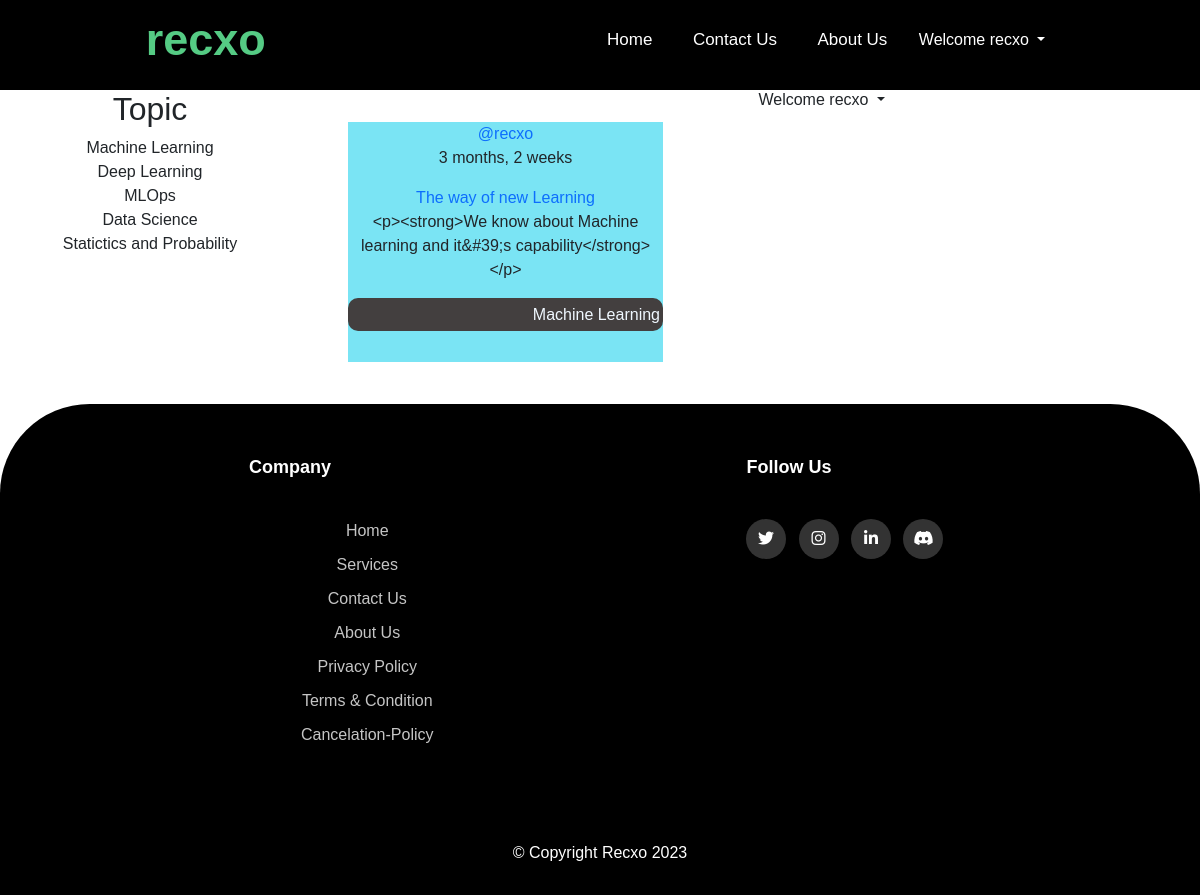
Page /blog/ (signed in) on the committed database.
### blog/models.py (models this page shows, shortened)
class Topic(models.Model):
    name = models.CharField(max_length=200)
    def __str__(self):
        return self.name

class BlogPost(models.Model):
    author = models.ForeignKey(User, on_delete=models.SET_NULL, null=True)
    topic = models.ForeignKey(Topic, on_delete=models.SET_NULL, null=True)
    name = models.CharField(max_length=200)
    content = RichTextField(null=True, blank=True)
    participants = models.ManyToManyField(
        User, related_name='participants', blank=True)
    updated = models.DateTimeField(auto_now=True)
    created = models.DateTimeField(auto_now_add=True)
    class Meta:
        ordering = ['-updated', '-created']

### blog/views.py (the view)
# urls.py: path('',views.home,name='blog-home'),
def home(request):
    topics = Topic.objects.all()
    blogPosts = BlogPost.objects.all()
    context = {'topics': topics, 'blogposts': blogPosts}
    return render(request, 'blog/home.html', context)

### blog/templatetags/custom_filters.py (called while the page is built)
@register.filter
def limit_characters(value, char_count):
    if len(value) <= char_count:
        return value
    return value[:char_count] + ' ...'

### templates/blog/home.html (shortened to what this page needs)
{% extends 'blog_base.html'%} {% block title%} blog{% endblock title%}
{% block body%}
<section id="section-1">
  <div class="sub-section-1">
    <div class="box">
      <div class="blog_topic item">
        {% include 'blog/topic_component.html'%}
      </div>
      <div class="blog_feed item">
        {% include 'blog/blog_feed_component.html'%}
      </div>
    </div>
  </div>
</section>
{% endblock body %}

### templates/blog_navbar.html (shortened to what this page needs)
{% load static %}
<!DOCTYPE html>
<html lang="en">
  <head>
    <link rel="stylesheet" href="{% static 'style/navbar.css'%}" />
  </head>
  <body>
    <nav>
      <div class="nav-items">
        <label class="name">recxo</label>
        <div class="nav-links">
          <ul>
            <li class="item"><a class="_nav-items" href="{% url 'blog-home' %}">Home</a></li>
            <li class="item">
              <a class="_nav-items" href="{% url 'contact'%}">Contact Us</a>
            </li>
            <li class="item">
                <a class="_nav-items" href="{% url 'about'%}">About Us</a>
            </li>
            {% if user.is_authenticated %}
            <li id="item-dropdown">
              <ul class="navbar-nav ml-auto mx-1">
                <li class="nav-item dropdown">
                  <a
                    class="nav-link dropdown-toggle"
                    href="#"
                    role="button"
                    data-bs-toggle="dropdown"
                    aria-expanded="false"
                  >
                    Welcome {{request.user}}
                  </a>
                </li>
              </ul>
            </li>
            {% else %}
            <li class="item" id="signin">
              <a class="signin" class="_nav-items" href="{% url 'login'%}"
                >Log in</a
              >
            </li>
            {% endif %}
            <li id="min-scrn-dropdown">
              <ul class="navbar-nav ml-auto mx-1">
                <li class="nav-item dropdown">
                  <a
                    class="nav-link dropdown-toggle"
                    href="#"
                    role="button"
                    data-bs-toggle="dropdown"
                    aria-expanded="false"
                  >
                    Welcome {{request.user}}
                  </a>
                </li>
              </ul>
            </li>
          </ul>
        </div>
      </div>
    </nav>
  </body>
</html>

### templates/blog/topic_component.html
<h2>Topic</h2>
{% for topic in topics%}
<li>{{topic}}</li>
{% endfor %}

### templates/blog/blog_feed_component.html (shortened to what this page needs)
{% load custom_filters %}
<div class="div">
  {% for blog in blogposts %}
  <a href="/">
    <div class="blogPostBlog">
      <div class="blogPostBlog__header">
        <a href="{% url 'blog-user-profile' blog.author.id%}">
          <div>@{{blog.author}}</div>
        </a>
        <p>{{blog.created|timesince}}</p>
      </div>
      <div class="blogPostBlog__content">
        <a href=""> {{blog.name}} </a>
        <p>{{blog.content|limit_characters:200}}</p>
      </div>
      <div class="blogPostBlog__meta">
        <h6>{{blog.topic}}</h6>
      </div>
    </div>
  </a>
  {% endfor %}
</div>

### static/style/blog.css (style rules this page uses)
:root { --color-green: #55cb84 }

### static/style/navbar.css (style rules this page uses)
* { margin: 0; padding: 0; text-decoration: none; list-style: none; box-sizing: border-box; }
:root { --color-main : #55cb84; --color-black : black; --color-white : white; --color-fade-white: #f1f1f1; --font-oxygen: 'Oxygen', sans-serif; --font-poppins: 'Poppins', sans-serif; }
a { text-decoration: none; }
nav { background-color: black; height: 90px; width: 100%; position: sticky; top: 0px; z-index: 100; }
nav .nav-items .name { color: var(--color-main); font-size: 45px; font-weight: bold; line-height: 80px; font-family: var(--font-poppins); }
.nav-items { justify-content: flex-end; display: flex; max-width: 1450px; margin: 0px auto; }
nav .nav-items { display: flex; justify-content: space-around; }
.nav-items .item { display: inline-block; line-height: 80px; margin: 0 5px; }
.nav-items ._nav-items { color: var(--color-white); font-family: var(--font-poppins); font-size: 17px; padding: 7px 13px; }
.nav-items #item-dropdown { color: var(--color-white); display: inline-block; margin: 0 5px; }

### static/style/footer.css (style rules this page uses)
:root { --color-main : #55cb84; --color-black : black; --color-white : white; --color-fade-white: #f1f1f1; --font-oxygen: 'Oxygen', sans-serif; --font-poppins: 'Poppins', sans-serif; }
* { margin: 0; padding: 0; text-decoration: none; list-style: none; box-sizing: border-box; font-family: var(--font-oxygen); }
a { text-decoration: none; }

### templates/blog/home.html (style rules this page uses)
* { text-align: center; }
#section-1 .sub-section-1 { display: flex; max-width: 1450px; margin: 0px auto; }
#section-1 .box { display: grid; grid-template-columns: 1fr 3fr; width: 100%; }

### templates/blog/blog_feed_component.html (style rules this page uses)
.div { display: flex; flex-wrap: wrap; }
.blogPostBlog { height: 15rem; margin: 2em 3rem; width: 35%; background-color: rgba(64, 216, 239, 0.696); }
.blogPostBlog__meta h6 { background-color: rgb(67, 63, 63); color: aliceblue; border-radius: 10px; padding: 7px 3px; text-align: right; }

### rows in the picture
Topic: name "Machine Learning"
Topic: name "Deep Learning"
Topic: name "MLOps"
Topic: name "Data Science"
Topic: name "Statictics and Probability"
BlogPost: author "recxo", created "3 months, 2 weeks", name "The way of new Learning", content|limit_characters "<p><strong>We know about Machine learning and it&#39;s capability</strong></p>", topic "Machine Learning"

### other values in the picture
{{ request.user }} "recxo"
